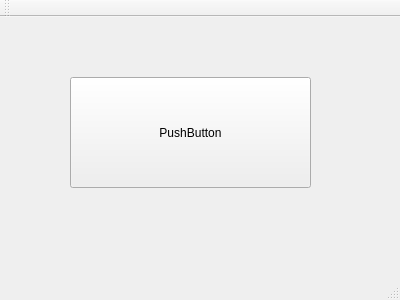
<?xml version="1.0" encoding="UTF-8"?>
<ui version="4.0">
 <class>MainWindow</class>
 <widget class="QMainWindow" name="MainWindow">
  <property name="geometry">
   <rect>
    <x>0</x>
    <y>0</y>
    <width>400</width>
    <height>300</height>
   </rect>
  </property>
  <property name="windowTitle">
   <string>MainWindow</string>
  </property>
  <widget class="QWidget" name="centralWidget">
   <widget class="QPushButton" name="pushButton">
    <property name="geometry">
     <rect>
      <x>70</x>
      <y>60</y>
      <width>241</width>
      <height>111</height>
     </rect>
    </property>
    <property name="text">
     <string>PushButton</string>
    </property>
   </widget>
  </widget>
  <widget class="QMenuBar" name="menuBar">
   <property name="geometry">
    <rect>
     <x>0</x>
     <y>0</y>
     <width>400</width>
     <height>26</height>
    </rect>
   </property>
  </widget>
  <widget class="QToolBar" name="mainToolBar">
   <attribute name="toolBarArea">
    <enum>TopToolBarArea</enum>
   </attribute>
   <attribute name="toolBarBreak">
    <bool>false</bool>
   </attribute>
  </widget>
  <widget class="QStatusBar" name="statusBar"/>
 </widget>
 <layoutdefault spacing="6" margin="11"/>
 <resources/>
 <connections/>
</ui>
